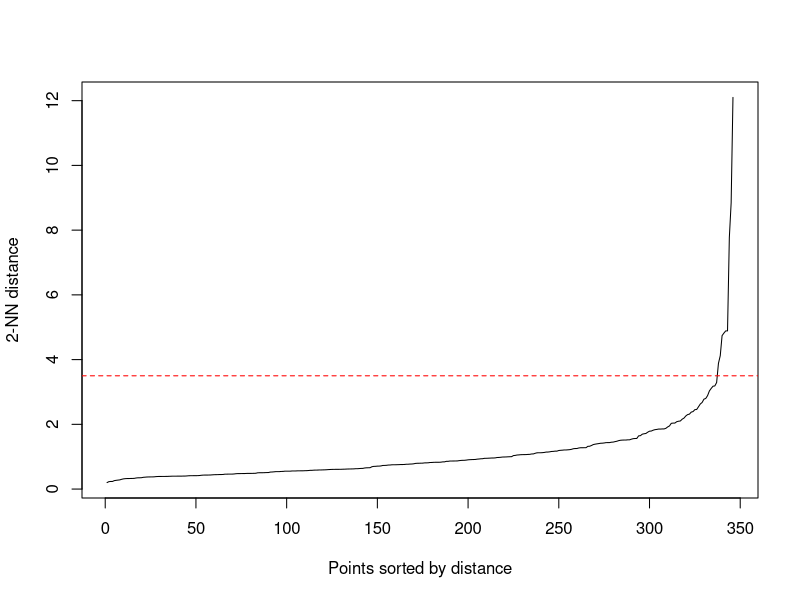
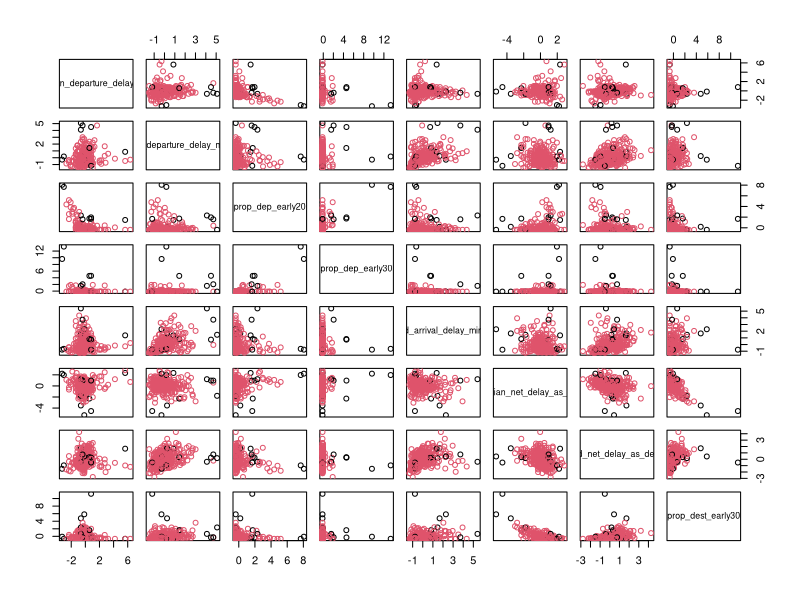
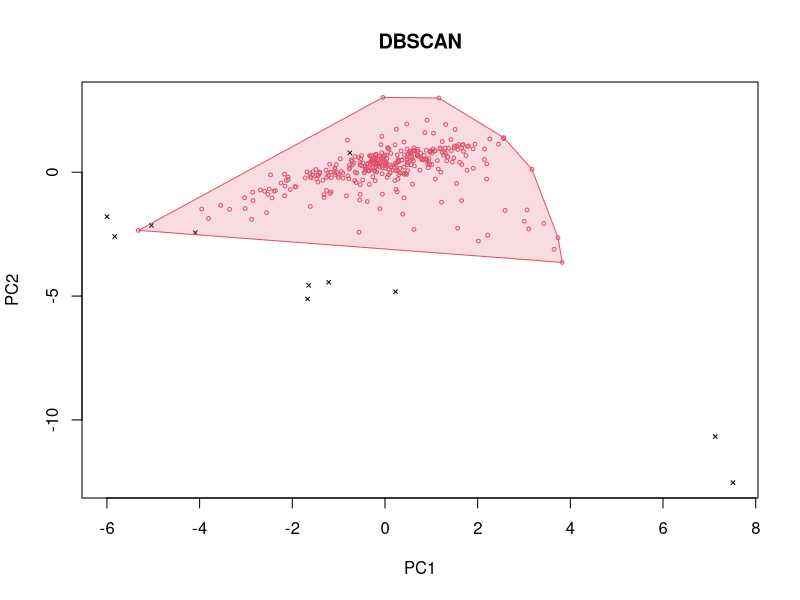
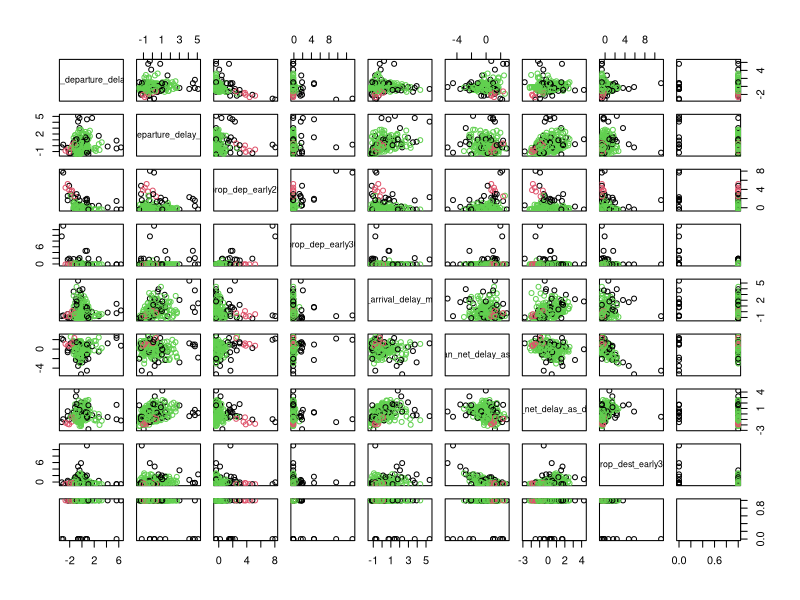
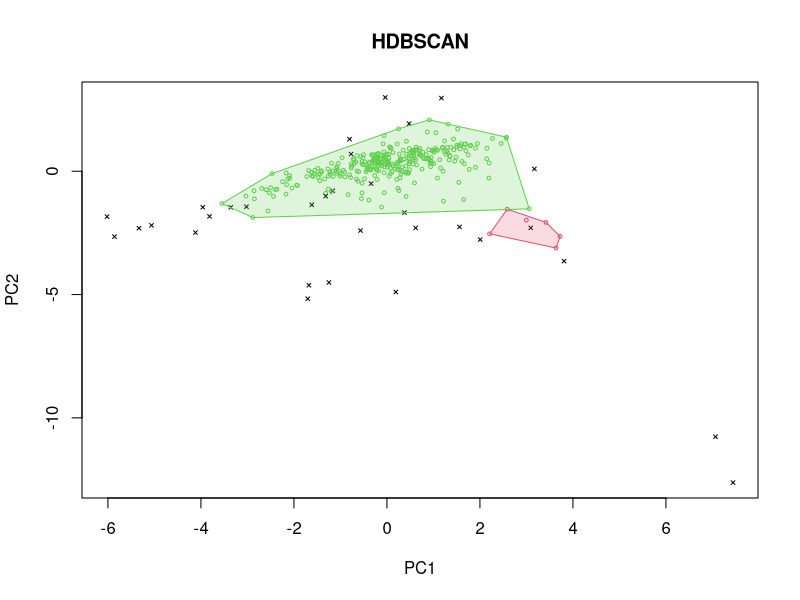

Generate these figures, in order, with R:
library(tidyverse)
library(dbscan)

Scaled_Airports <- read.csv("scaled_airports.csv")
Scaled_Airports <- as.matrix(Scaled_Airports[, c(5,6,7,8,9,10,11,13)])

kNNdistplot(Scaled_Airports, minPts = 3)
abline(h=3.5, col = "red",lty = 2)

db <- dbscan(Scaled_Airports, eps =3, minPts = 3)
db
pairs(Scaled_Airports, col = db$cluster + 1L)
hullplot(Scaled_Airports, db, main = "DBSCAN")

Scaled_Airports <- cbind(Scaled_Airports, db$cluster)

combs = map(
  .x = seq_len(length.out = 8),
  .f = \(elts) combn(x = seq_len(length.out = 8), m = elts) |>
    as_tibble() # list-like structure for input into purrr::map()
)

db = map(
  .x = combs,
  .f = \(frame) map(
    .x = frame,
    .f = function(col) {
      airports = Scaled_Airports[, col] |>
        as.matrix()
      m = length(col) # number of variables
      dbscan(
        x = as.matrix(Scaled_Airports[, col]),
        eps = 3,
        minPts = floor(m) + 2
      )
    }
  )
)
db


hdb <- hdbscan(Scaled_Airports, minPts = 3)
hdb
pairs(Scaled_Airports, col = hdb$cluster + 1L)
hullplot(Scaled_Airports, hdb, main = "HDBSCAN")


combs = map(
  .x = seq_len(length.out = 8),
  .f = \(elts) combn(x = seq_len(length.out = 8), m = elts) |>
    as_tibble() # list-like structure for input into purrr::map()
)

hdb = map(
  .x = combs,
  .f = \(frame) map(
    .x = frame,
    .f = \(col) hdbscan(x = as.matrix(Scaled_Airports[, col]), minPts = 3)
  )
)

db = map(
  .x = combs,
  .f = \(frame) map(
    .x = frame,
    .f = function(col) {
      airports = Scaled_Airports[, col] |>
        as.matrix()
      m = length(col) # number of variables
      dbscan(
        x = as.matrix(Scaled_Airports[, col]),
        eps = 2*m,
        minPts = floor(m) + 2
      )
    }
  )
)
